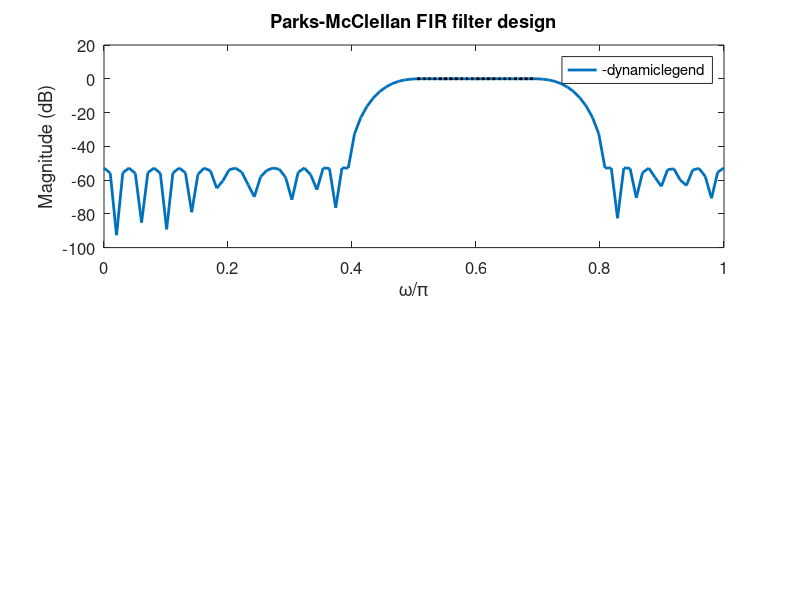

The MATLAB source for this figure: (Note: this script raises an error after producing the figure.)
%% Example of FIR bandpass filter design using Parks-McClellan and least-squares algorithms
% Problem described in lecture notes 9, slide 
clear, clc, close all

N = 100;                   % number of samples in the frequency domain
L = 51;                    % Filter length (number of coefficients)
M = L - 1;                 % Filter order 
w = linspace(0, pi, N).';  % frequency vector omega (N x 1)

% Desired frequency response
d = zeros(size(w));  
d(w >= 0.5*pi & w <= 0.7*pi) = 1; % bandpass filter between 0.5*pi and 0.7*pi

% Weight function. 
% Transition band
Deltaw = 0.1*pi; % transition band width
wv  = ones(size(w));
wv(w > 0.5*pi-Deltaw & w < 0.5*pi) = 0; % transition band (don't care)
wv(w > 0.7*pi & w < 0.7*pi+Deltaw) = 0; % transition band (don't care)
W = diag(wv); % diagonal matrix W

% Calculate matrix Q
% This assumes even symmetry
Q = zeros(N, floor(M/2)+1); % initialized
n = 0:floor(M/2); % time vector
for i = 1:N % for every frequency wi
    Q(i, :) = 2*cos(w(i)*(M/2-n));
    if mod(M, 2) == 0 % M even
        Q(i, end) = 1;
    end
end

% Define parameter k used to append vectors
if mod(M, 2) == 0 % M even
    k = 1;
else % M odd
    k = 0;
end

%% Parks-McClellan as a linear program
% To run this part you must have CVX installed
% (http://cvxr.com/cvx/doc/install.html)
% cvx_begin
%     variable u(1)
%     variable h(floor(M/2)+1) 
%     minimize u
%     subject to 
%     -u <= W*(d - Q*h) <= u
% cvx_end
% 
% hpm =[h; h(end-k:-1:1)];

% Matlab Parks-McClellan FIR filter design
hpmMat = firpm(M, w(wv ~= 0)/pi, d(wv ~= 0));

% Plot results
% Hpm = freqz(hpm, 1, w);    
HpmMat = freqz(hpmMat, 1, w);

figure, subplot(211), hold on, box on
% plot(w/pi, 20*log10(abs(Hpm)), 'LineWidth', 2, 'DisplayName', 'PM cvx')
plot(w/pi, 20*log10(abs(HpmMat)), 'LineWidth', 2, 'DisplayName', 'firpm')
plot(w/pi, 20*log10(d), ':k', 'LineWidth', 2, 'DisplayName', 'Desired response')
xlabel('\omega/\pi', 'FontSize', 12)
ylabel('Magnitude (dB)', 'FontSize', 12)
title('Parks-McClellan FIR filter design')
set(gca, 'FontSize', 12)
legend('-dynamiclegend', 'Location', 'NorthEast')
% axis([0 1 -50 10])

%% Least-squares algorithm
h = pinv(W*Q)*(W*d);

hls =[h; h(end-k:-1:1)]; % append to get filter coefficients

% Matlab least-squares FIR filter design
hlsMat = firls(M, w(wv ~= 0)/pi, d(wv ~= 0));

% Plot results
Hls = freqz(hls, 1, w);    
HlsMat = freqz(hlsMat, 1, w);

figure(1), subplot(212), hold on, box on
plot(w/pi, 20*log10(abs(Hls)), 'LineWidth', 2, 'DisplayName', 'Least squares')
plot(w/pi, 20*log10(abs(HlsMat)), 'LineWidth', 2, 'DisplayName', 'firls')
plot(w/pi, 20*log10(d), ':k', 'LineWidth', 2, 'DisplayName', 'Desired response')
xlabel('\omega/\pi', 'FontSize', 12)
ylabel('Magnitude (dB)', 'FontSize', 12)
title('Least-squares FIR filter design')
set(gca, 'FontSize', 12)
legend('-dynamiclegend', 'Location', 'NorthEast')
% axis([0 1 -50 10])


